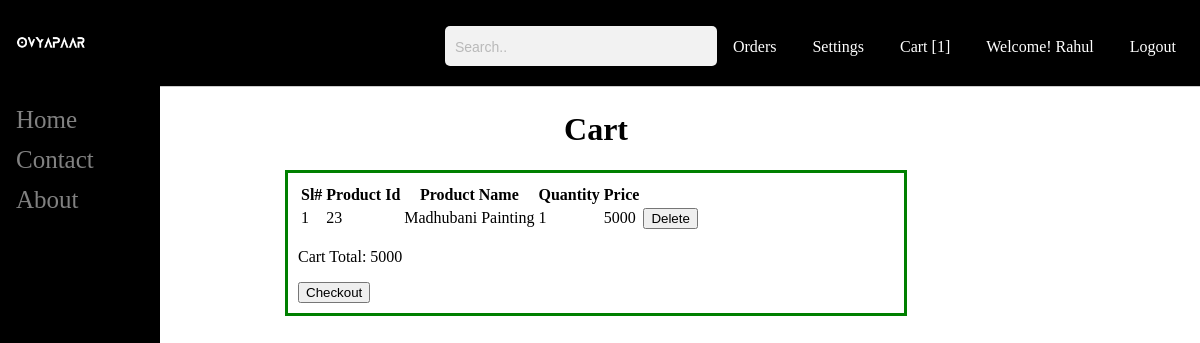
Before: /cart.php (signed in) with the older database file.
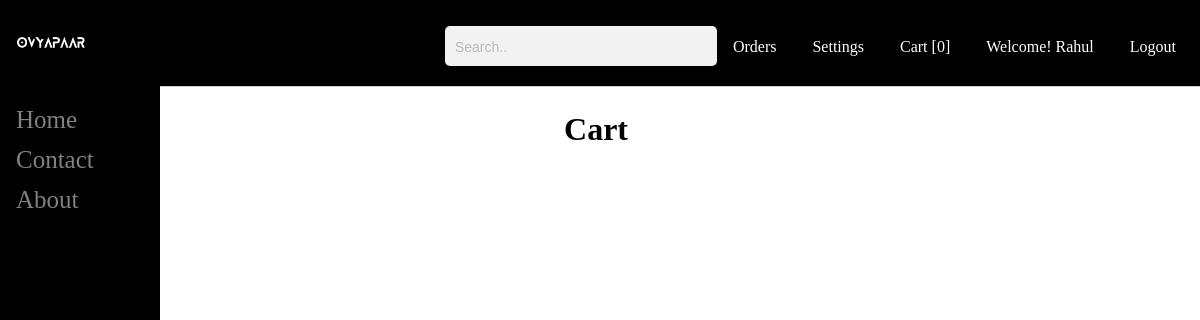
After: the same page with the newer database file.
### tables this page shows
CREATE TABLE `cart` (
  `cart_id` int NOT NULL AUTO_INCREMENT,
  `cust_id` int DEFAULT NULL,
  `product_id` int DEFAULT NULL,
  `quantity` int DEFAULT NULL,
  `price` float DEFAULT NULL,
  `s_id` int DEFAULT NULL,
  PRIMARY KEY (`cart_id`),
  KEY `fk_cart_cust_id` (`cust_id`),
  KEY `fk_cart_product_id` (`product_id`),
  CONSTRAINT `fk_cart_cust_id` FOREIGN KEY (`cust_id`) REFERENCES `customer` (`cust_id`),
  CONSTRAINT `fk_cart_product_id` FOREIGN KEY (`product_id`) REFERENCES `product` (`product_id`)
);

CREATE TABLE `product` (
  `product_id` int NOT NULL AUTO_INCREMENT,
  `p_name` varchar(50) NOT NULL,
  `unit` varchar(50) NOT NULL,
  `p_price` varchar(50) NOT NULL,
  `p_desc` varchar(150) NOT NULL,
  `p_image` longblob,
  `category` varchar(50) NOT NULL,
  `s_id` int DEFAULT NULL,
  PRIMARY KEY (`product_id`),
  KEY `fk_s_id` (`s_id`),
  CONSTRAINT `fk_s_id` FOREIGN KEY (`s_id`) REFERENCES `seller` (`s_id`)
);

### product-controller.php (called while the page is built, shortened)
<?php
function cart_count($cust_id)
{
    $con = new mysqli(HOSTNAME, USERNAME, PASSWORD, DATABASE);
    $sql = "SELECT COUNT(cart_id) FROM cart WHERE cust_id=$cust_id";
    $result = $con->query($sql);
    if($result->num_rows>0) {
        $row = $result->fetch_array();
    }
    return $row[0];
}
function get_product_name($product_id)
{
    $con = new mysqli(HOSTNAME, USERNAME, PASSWORD, DATABASE);
    $sql = "SELECT p_name FROM product WHERE product_id=$product_id";
    $result = $con->query($sql);
    if($result->num_rows>0) {
        $row = $result->fetch_array();
    }
    return $row[0];
}

### customer-controller.php (called while the page is built, shortened)
<?php
function get_customer_name($mail)
{
    $con=new mysqli(HOSTNAME, USERNAME, PASSWORD, DATABASE);
    $sql="select f_name from customer where mail='$mail'";
    $result = $con->query($sql);
    if($result->num_rows>0) {
        $row = $result->fetch_assoc();
    }
    return $row['f_name'];
}

### cart.php (the view, shortened to what this page needs)
<?php
require_once "./product-controller.php";
?>
<!DOCTYPE html>
<html lang="en">
<head>
    <link rel="stylesheet" href="homepagenew.css">
    <link rel="stylesheet" href="sidebar.css">
    <link rel="stylesheet" href="cart.css">
</head>
<body>
    <div class="sidenav">
        <a href="homepagenew.php">Home</a>
        <a href="contact.html">Contact</a>
        <a href="about.html">About</a>
    </div>
    <?php require_once "./header.php"; ?><br><br><br><br><br>
    <h1>Cart</h1>
    <?php
    $con = new mysqli(HOSTNAME, USERNAME, PASSWORD, DATABASE);
    $sql = "SELECT * FROM cart WHERE cust_id=" . $_SESSION['cust_id'];
    $result = $con->query($sql);
    if ($result->num_rows > 0) {
    ?>
        <div class="carttable">
        <form action="" method="post">
            <table>
                <tr>
                    <th>Sl#</th>
                    <th>Product Id</th>
                    <th>Product Name</th>
                    <th>Quantity</th>
                    <th>Price</th>
                    <th></th>
                </tr>
                <?php
                $i = 0;
                $total = 0;
                while ($row = $result->fetch_assoc()) {
                    $i++;
                    $total += $row['price'];
                ?>
                    <tr>
                        <td><?= $i ?></td>
                        <td><?= $row['product_id'] ?></td>
                        <td><?= get_product_name($row['product_id']) ?></td>
                        <td>1</td>
                        <td><?= $row['price'] ?></td>
                        <td><button name="delete">Delete</button></td>
                    </tr>
                <?php
                }
                ?>
            </table>
            <p>Cart Total: <?= $total?></p>
            <button type="button" onclick="window.location.href='address.php'">Checkout</button>
        </form>
        </div>
    <?php
    } else {
        echo "Cart empty";
    }
    ?>
</body>
</html>

### header.php (shortened to what this page needs)
<?php
require_once "./product-controller.php";
require_once "./customer-controller.php";
$display = "Login/SignUp";
if (isset($_SESSION['mail'])) {
  $mail = $_SESSION['mail'];
  $display = "Welcome! " . get_customer_name("$mail");
}
?>
<header class="site-header">
  <div class="site-identity">
    <a href="homepagenew.php"><img src="ovyapaar.png" alt="O-Vyapaar"></a>
  </div>
  <nav class="site-navigation">
    <ul class="nav">
      <li><input type="text" placeholder="Search.."></li>
      <li><a href="customer-order.php">Orders</a></li>
      <li><a href="customer-account-setting.php">Settings</a></li>
      <li><a href="cart.php">Cart <span><?php if(isset($_SESSION['cust_id'])) { echo "[" . cart_count($cust_id) . "]";} ?></span></a></li>
      <li><a id="login_signup"><?= $display ?></a></li>
      <?php
      if (isset($_SESSION['mail']))
        echo "<li><a href='logout.php'>Logout</a></li>";
      ?>
    </ul>
  </nav>
</header>

Changed rows visible on the page:
removed cart: product "23", product.p_name "Madhubani Painting", price "5000"
Other visible differences:
cart_count($cust_id): "1" → "0"
$total: "5000" → (not shown)
text no longer shown: "Sl# Product Id Product Name Quantity Price Cart Total: Checkout"
